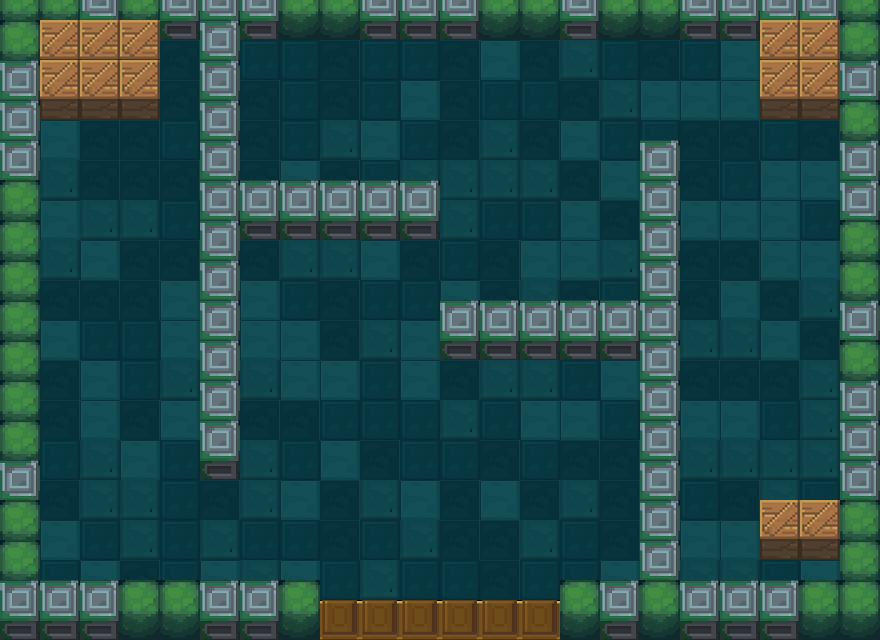

This is a level from a 2D game, rendered from its Tiled map with the project's own tilesets. A one-line summary and the map file follow, with tile-layer data summarised:
An orthogonal 22x16 tile map with 40x40 px tiles, 4 tile layers (floor, exit, roomVerge, box), 1 hidden layer not drawn, 5 tilesets.

<map version="1.0" orientation="orthogonal" renderorder="right-down" width="22" height="16" tilewidth="40" tileheight="40">
 <tileset firstgid="1" name="floors" tilewidth="40" tileheight="40">
  <image source="floors.png" width="160" height="40" />
 </tileset>
 <tileset firstgid="5" name="1" tilewidth="40" tileheight="60">
  <image source="1.png" width="80" height="60" />
 </tileset>
 <tileset firstgid="7" name="meta_tiles" tilewidth="40" tileheight="40">
  <image source="meta_tiles.png" width="280" height="70" />
  <tile id="0">
   <properties>
    <property name="Collidable" value="true" />
   </properties>
  </tile>
 </tileset>
 <tileset firstgid="14" name="上下门（关）" tilewidth="40" tileheight="40">
  <image source="上下门（关）.png" width="40" height="80" />
 </tileset>
 <tileset firstgid="16" name="木箱" tilewidth="40" tileheight="60">
  <image source="木箱.png" width="40" height="60" />
 </tileset>
 <layer name="Meta" width="22" height="16" visible="0">
  <data>[352 cells, 110 non-empty, 1 distinct tile ids]</data>
 </layer>
 <layer name="floor" width="22" height="16">
  <properties>
   <property name="cc_vertexz" value="-500" />
  </properties>
  <data>[352 cells, 280 non-empty, 4 distinct tile ids]</data>
 </layer>
 <layer name="exit" width="22" height="16">
  <properties>
   <property name="cc_vertexz" value="-500" />
  </properties>
  <data>[352 cells, 6 non-empty, 1 distinct tile ids]</data>
 </layer>
 <layer name="roomVerge" width="22" height="16">
  <properties>
   <property name="cc_vertexz" value="automatic" />
  </properties>
  <data>[352 cells, 98 non-empty, 2 distinct tile ids]</data>
 </layer>
 <layer name="box" width="22" height="16">
  <properties>
   <property name="cc_vertexz" value="automatic" />
  </properties>
  <data>[352 cells, 12 non-empty, 1 distinct tile ids]</data>
 </layer>
</map>
